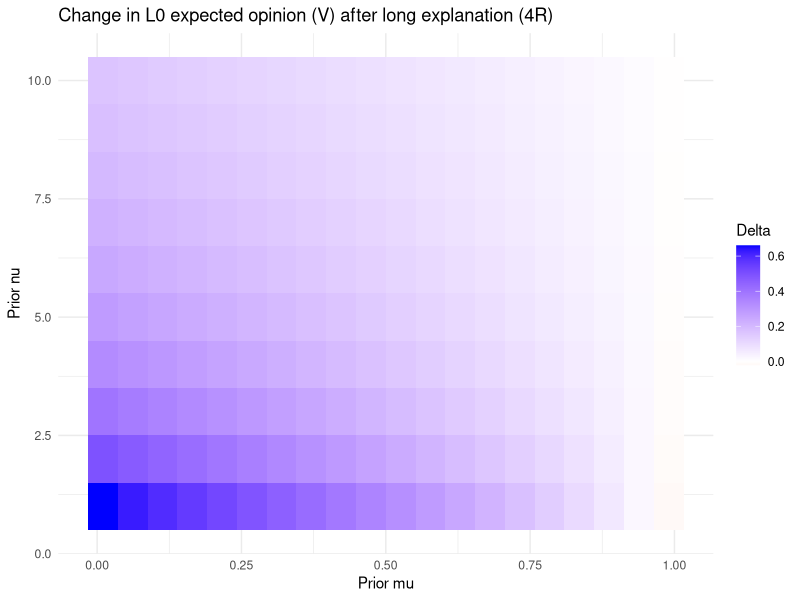
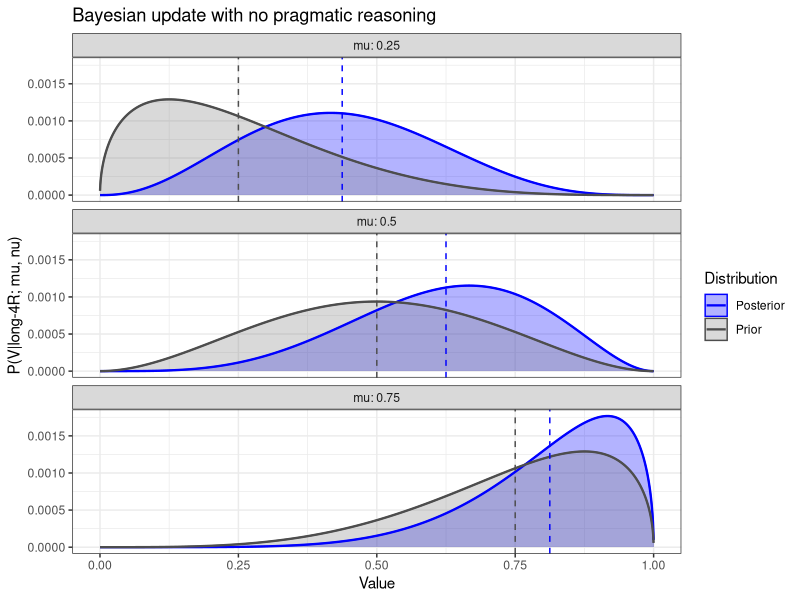
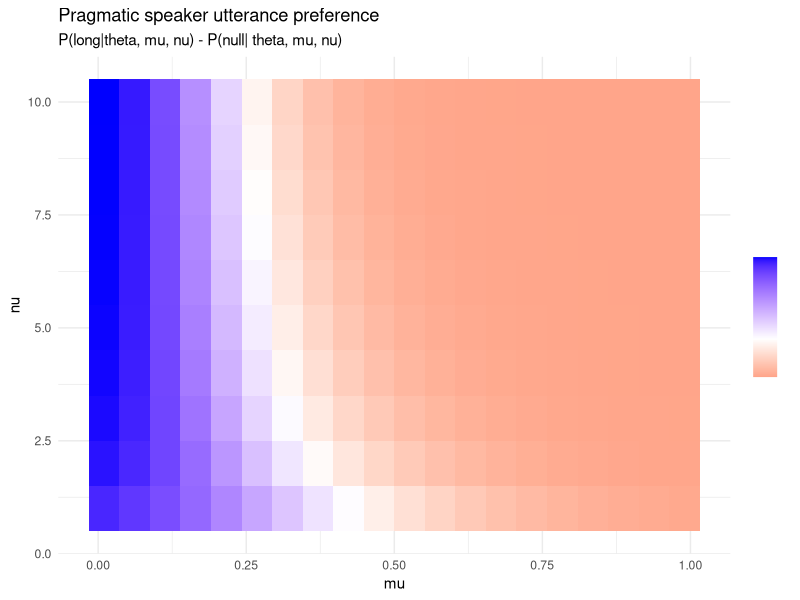
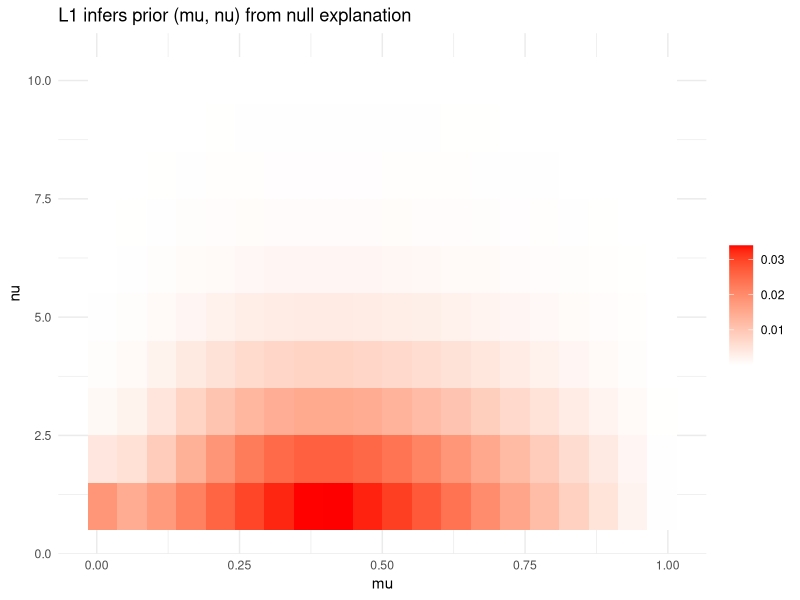
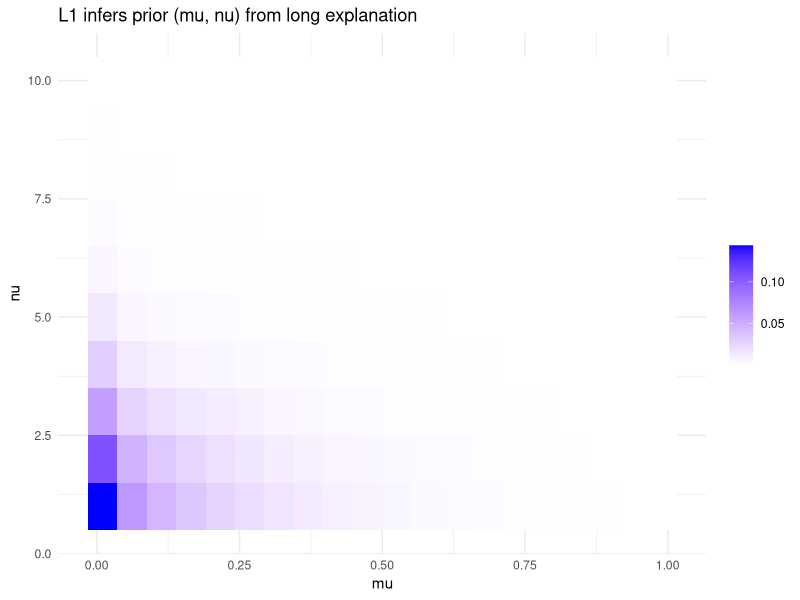
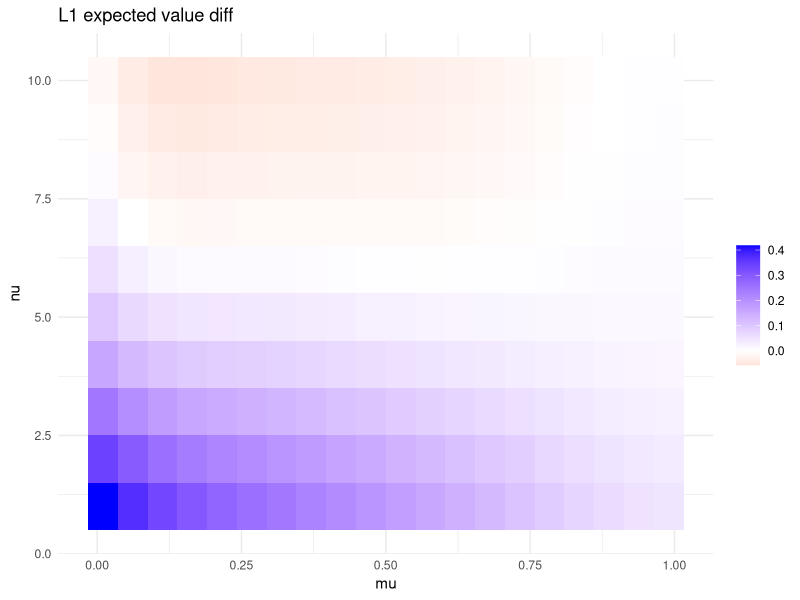
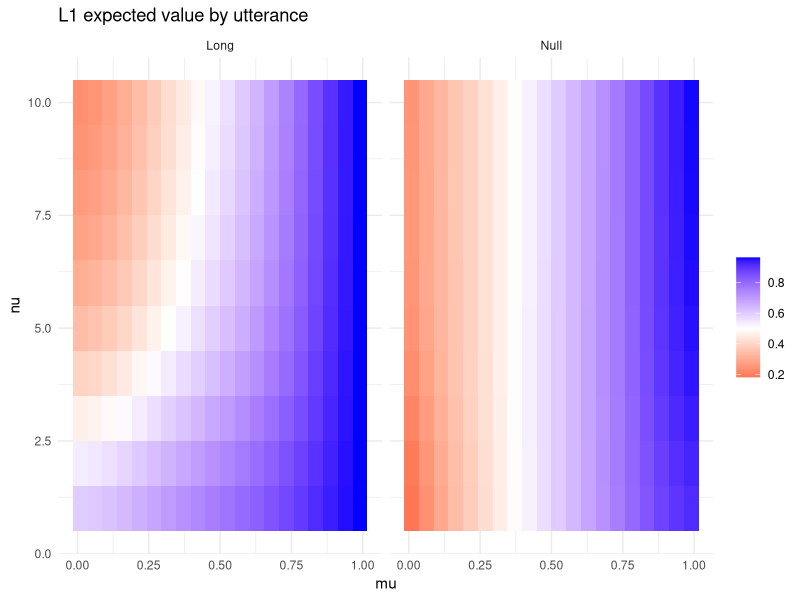

These figures' R source, in order:
## ---- chunk 1
library(dplyr)
library(tidyr)
library(ggplot2)
## ---- chunk 2
V_vals <- seq(0.0001, 0.9999, length.out = 2000) 

#grid of beta params
mu_vals <- seq(0.01, 0.99, length.out = 20)
nu_vals <- seq(1, 10, length.out = 10)

sample_mu_vals <- c(0.25, 0.5, 0.75)


theta_vals <- seq(0.05, 0.95, length.out = 46)


cost <- c(null = 0, long = 0.5) 
alpha <- 2
## ---- chunk 3
prior_L0 <- function(mu, nu) {
  a <- mu*nu
  b <- (1-mu) * nu
  dbeta(V_vals, a, b)
}

likelihood_L0 <- function(R) {
  if(R == "null") rep(1, length(V_vals)) else V_vals^2
}

lit_listener <- function(mu, nu, R) {
  prior <- prior_L0(mu, nu)
  prior <- prior / sum(prior)
  likelihood <- likelihood_L0(R)
  unnorm_posterior <- prior * likelihood
  posterior <- unnorm_posterior / sum(unnorm_posterior)
  data.frame(V = V_vals, 
             Prior = prior, 
             Posterior = posterior,
             UnnormPosterior = unnorm_posterior,
             mu = mu, 
             nu = nu, 
             R = R)
}
## ---- chunk 4

L0_data <- lapply(mu_vals, function(m) 
            lapply(nu_vals, function(n) lit_listener(m, n, "long"))) %>%
            bind_rows() %>%
            pivot_longer(cols = c("Prior", "Posterior"), names_to = "Distribution",values_to ="Prob")

figure1_data <- L0_data  %>%
  filter(Distribution == "Posterior") %>%
  group_by(mu, nu) %>%
  summarise(post_mean = sum(V * Prob), .groups = "drop") %>%
  mutate(delta_means = post_mean - mu)

## ---- chunk 5

figure1_data %>% ggplot(aes(x = mu, y = nu, fill = delta_means)) +
  geom_tile() +
  scale_fill_gradient2(low = "red", mid = "white", high = "blue", midpoint = 0) +
  labs(title = "Change in L0 expected opinion (V) after long explanation (4R)", x = "Prior mu", y = "Prior nu", fill = "Delta") +
  theme_minimal()

## ---- chunk 6

figure2_data <- lapply(sample_mu_vals, function(m) lit_listener(m, 6, "long")) %>%
            bind_rows() %>%
            pivot_longer(cols = c("Prior", "Posterior"), names_to = "Distribution",values_to ="Prob")

posterior_means <- figure2_data %>%
  filter(Distribution == "Posterior") %>%
  group_by(mu) %>%
  summarise(post_mean = sum(V * Prob))

figure2_plot <- ggplot(figure2_data, aes(x = V, y = Prob, fill = Distribution, color = Distribution)) +
  geom_area(alpha = 0.3, position = "identity") + 
  geom_line(size = 0.8) +
  geom_vline(aes(xintercept = mu), linetype = "dashed", color = "gray30", linewidth = 0.5)+ 
  geom_vline(data = posterior_means, aes(xintercept = post_mean), linetype = "dashed", color = "blue", linewidth = 0.5)+
  facet_wrap(~mu, labeller = label_both, ncol=1) +
  scale_fill_manual(values = c("Prior" = "gray50", "Posterior" = "blue")) +
  scale_color_manual(values = c("Prior" = "gray30", "Posterior" = "blue")) +
  theme_bw() +
  labs(title = "Bayesian update with no pragmatic reasoning", x = "Value", y = "P(V|long-4R; mu, nu)")

print(figure2_plot)
## ---- chunk 7

#cached the lookups, otherwise takes forever to run 
L0_array_null <- array(sapply(nu_vals, function(n)
                        sapply(mu_vals, function(m)
                        lit_listener(m, n, "null")$Posterior)),
  dim = c(length(V_vals), length(mu_vals), length(nu_vals)),
  dimnames = list(V = V_vals, mu = mu_vals, nu = nu_vals)
)

L0_array_long <- array(sapply(nu_vals, function(n)
                        sapply(mu_vals, function(m)
                        lit_listener(m, n, "long")$Posterior)),
  dim = c(length(V_vals), length(mu_vals), length(nu_vals)),
  dimnames = list(V = V_vals, mu = mu_vals, nu = nu_vals)
)


#not needed for speaker but needed for L1 update maybe?
L0_unnorm_null <- array(sapply(nu_vals, function(n)
                        sapply(mu_vals, function(m)
                        lit_listener(m, n, "null")$UnnormPosterior)),
  dim = c(length(V_vals), length(mu_vals), length(nu_vals)),
  dimnames = list(V = V_vals, mu = mu_vals, nu = nu_vals)
)

L0_unnorm_long <- array(sapply(nu_vals, function(n)
                        sapply(mu_vals, function(m)
                        lit_listener(m, n, "long")$UnnormPosterior)),
  dim = c(length(V_vals), length(mu_vals), length(nu_vals)),
  dimnames = list(V = V_vals, mu = mu_vals, nu = nu_vals)
)

mu_nu_theta_grid <- expand.grid(
  theta_i = 1:length(theta_vals), 
  mu_j = 1:length(mu_vals), 
  nu_k = 1:length(nu_vals)
)

mu_nu_theta_grid$theta <- theta_vals[mu_nu_theta_grid$theta_i]
mu_nu_theta_grid$mu <- mu_vals[mu_nu_theta_grid$mu_j]
mu_nu_theta_grid$nu <- nu_vals[mu_nu_theta_grid$nu_k]
## ---- chunk 8

s_probs <- mapply(function(i, j, k) {
  
  #integral
  p_null <- sum(L0_array_null[V_vals > theta_vals[i], j, k])
  p_long <- sum(L0_array_long[V_vals > theta_vals[i], j, k])
  
  #informativity 
  inf_null <- log(p_null + 1e-10)
  inf_long <- log(p_long + 1e-10)
  
  #utility
  util_null <- inf_null - cost["null"]
  util_long <- inf_long - cost["long"]

  #softmax
  null_numer <- exp(alpha * util_null)
  long_numer <- exp(alpha * util_long)
  denom <- null_numer + long_numer
  
  return(c(null_numer/denom, long_numer/denom, p_null, p_long, inf_null, inf_long))
  
}, mu_nu_theta_grid$theta_i, mu_nu_theta_grid$mu_j, mu_nu_theta_grid$nu_k)

mu_nu_theta_grid$prob_null <- s_probs[1, ]
mu_nu_theta_grid$prob_long <- s_probs[2, ]
mu_nu_theta_grid$int_null <- s_probs[3, ]
mu_nu_theta_grid$int_long <- s_probs[4, ]
mu_nu_theta_grid$inf_null <- s_probs[5, ]
mu_nu_theta_grid$inf_long <- s_probs[6, ]



## ---- chunk 9
speaker_plot <- mu_nu_theta_grid %>%
  mutate(int_diff = int_long - int_null) %>%
  mutate(inf_diff = inf_long - inf_null) %>%
  mutate(prob_diff = prob_long - prob_null) %>%
  filter(theta_i == 10)

  ggplot(speaker_plot, aes(x = mu, y = nu, fill = prob_diff)) +
    geom_tile() +
    scale_fill_gradient2(low = "red", mid = "white", high = "blue", midpoint = 0, 
      breaks = c(min(mu_nu_theta_grid$prob_diff), 0, max(mu_nu_theta_grid$prob_diff)),
      labels = c("Prefers null (0R)", "", "Prefers long (4R)")) +
    labs(title = "Pragmatic speaker utterance preference", subtitle = "P(long|theta, mu, nu) - P(null| theta, mu, nu)",  x = "mu", y = "nu", fill = "") +
    theme_minimal()

## ---- chunk 10

prior_theta <- dnorm(theta_vals, mean = 0.5, sd = 0.2) 
prior_theta <- prior_theta / sum(prior_theta) 

mean_mu = 0.2
mean_nu = 2
k = 1
  
hyperprior_mu <- dbeta(mu_vals, mean_mu * 3, (1 - mean_mu) * 3)
hyperprior_mu <- hyperprior_mu / sum(hyperprior_mu)

hyperprior_nu <- dgamma(nu_vals, shape = mean_nu * k, rate = k) 
hyperprior_nu <- hyperprior_nu / sum(hyperprior_nu)

#priors p(mu), p(nu), p(theta) for each mu,nu,theta combination 
p_mu <- hyperprior_mu[mu_nu_theta_grid$mu_j]
p_nu <- hyperprior_nu[mu_nu_theta_grid$nu_k]
p_theta <- prior_theta[mu_nu_theta_grid$theta_i]

#joint probability of each mu,nu,theta combination
joint_null_unnorm <- mu_nu_theta_grid$prob_null * p_mu * p_nu * p_theta
joint_long_unnorm <- mu_nu_theta_grid$prob_long * p_mu * p_nu * p_theta

mu_nu_theta_grid$joint_null <- joint_null_unnorm / sum(joint_null_unnorm)
mu_nu_theta_grid$joint_long <- joint_long_unnorm / sum(joint_long_unnorm)

#marginalize out theta to get L1 probs of possible (mu,nu) pairs given utterance
marginals <- mu_nu_theta_grid %>%
  group_by(mu_j, nu_k) %>%
  summarize(marg_null = sum(joint_null), marg_long = sum(joint_long), .groups = "drop")

mu_nu_theta_grid <- mu_nu_theta_grid %>%
  group_by(mu_j, nu_k) %>%
  mutate(marg_null = sum(joint_null), marg_long = sum(joint_long)) %>%
  ungroup()

## ---- chunk 11
ggplot(mu_nu_theta_grid, aes(x = mu, y = nu, fill = marg_null)) +
    geom_tile() +
    scale_fill_gradient2(low = "blue", mid = "white", high = "red", midpoint = 0) +
    labs(title = "L1 infers prior (mu, nu) from null explanation", x = "mu", y = "nu", fill = "") +
    theme_minimal()

ggplot(mu_nu_theta_grid, aes(x = mu, y = nu, fill = marg_long)) +
    geom_tile() +
    scale_fill_gradient2(low = "red", mid = "white", high = "blue", midpoint = 0) +
    labs(title = "L1 infers prior (mu, nu) from long explanation",  x = "mu", y = "nu", fill = "") +
    theme_minimal()
  
## ---- chunk 12

#see how different combinations of the hyperpriors affect the inference
hyperparams <- expand.grid(mean_mu = mu_vals, mean_nu = nu_vals)

#lot of copied code i'll edit it down later
L1_probs <- mapply(function (mean_mu, mean_nu) {
  
  hyperprior_mu <- dbeta(mu_vals, mean_mu * 5, (1 - mean_mu) * 5)
  hyperprior_mu <- hyperprior_mu / sum(hyperprior_mu)
  
  hyperprior_nu <- dgamma(nu_vals, shape = mean_nu * k, rate = k) 
  hyperprior_nu <- hyperprior_nu / sum(hyperprior_nu)
  
  #priors p(mu), p(nu), p(theta) for each mu,nu,theta combination 
  p_mu <- hyperprior_mu[mu_nu_theta_grid$mu_j]
  p_nu <- hyperprior_nu[mu_nu_theta_grid$nu_k]
  p_theta <- prior_theta[mu_nu_theta_grid$theta_i]
  
  #joint probability of each mu,nu,theta combination
  joint_null_unnorm <- mu_nu_theta_grid$prob_null * p_mu * p_nu * p_theta
  joint_long_unnorm <- mu_nu_theta_grid$prob_long * p_mu * p_nu * p_theta
  
  mu_nu_theta_grid$joint_null <- joint_null_unnorm / sum(joint_null_unnorm)
  mu_nu_theta_grid$joint_long <- joint_long_unnorm / sum(joint_long_unnorm)
  
  #marginalize out theta to get L1 probs of possible mu nu pairs given utterance
  marginals <- mu_nu_theta_grid %>%
    group_by(mu_j, nu_k) %>%
    summarize(marg_null = sum(joint_null), marg_long = sum(joint_long), .groups = "drop")
  
  marginals <- marginals %>% arrange(nu_k, mu_j)
  
  #get the distributions for V for each utterance 
  #weighing L0 standard bayes theorem output assuming a given pair of mu, nu
  #by the marginal of that mu, nu pair
  L0_null_mat <- matrix(L0_array_null, nrow = length(V_vals)) 
  L0_long_mat <- matrix(L0_array_long, nrow = length(V_vals))
  p_V_null <- L0_null_mat %*% marginals$marg_null
  p_V_long <- L0_long_mat %*% marginals$marg_long

  #get the expected value of each 
  c(EV_null = sum(V_vals * p_V_null),
    EV_long = sum(V_vals * p_V_long))
  
}, hyperparams$mean_mu, hyperparams$mean_nu)

EV_df <- data.frame(
  mu = hyperparams$mean_mu,
  nu = hyperparams$mean_nu,
  EV_null = L1_probs["EV_null", ],
  EV_long = L1_probs["EV_long", ]
)

## ---- chunk 13

ev_plot <- EV_df %>%
  mutate(EV_diff = EV_long - EV_null)

ggplot(ev_plot, aes(x = mu, y = nu, fill = EV_diff)) +
    geom_tile() +
    scale_fill_gradient2(low = "red", mid = "white", high = "blue", midpoint = 0) +
    labs(title = "L1 expected value diff",  x = "mu", y = "nu", fill = "") +
    theme_minimal()

## ---- chunk 14

ev_plot %>%
  pivot_longer(c(EV_null, EV_long), names_to = "utterance", values_to = "EV") %>%
  mutate(utterance = recode(utterance, EV_null = "Null", EV_long = "Long")) %>%
  ggplot(aes(x = mu, y = nu, fill = EV)) +
  geom_tile() +
  scale_fill_gradient2(low = "red", mid = "white", high = "blue", midpoint = 0.5) +
  facet_wrap(~ utterance) +
  labs(title = "L1 expected value by utterance", x = "mu", y = "nu", fill = "") +
  theme_minimal()
